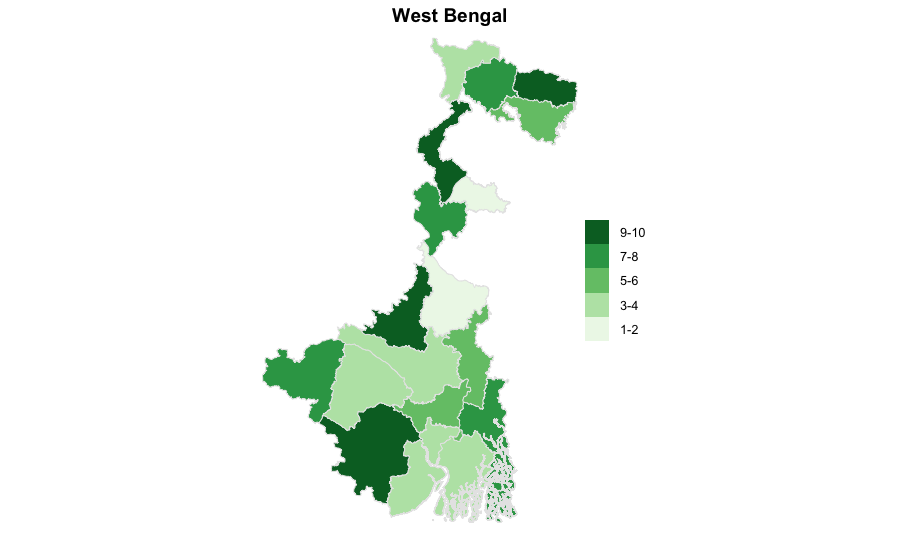

Reproduce this figure in R.
library(sp)
library(RColorBrewer)
ind2=readRDS("/Users/kartiksharma/Downloads/IND_adm2.rds")
wb2 = (ind2[ind2$NAME_1=="West Bengal",])
wb2$NAME_2 = as.factor(wb2$NAME_2)
wb2$fake.data = runif(length(wb2$NAME_1))
col_no = as.factor(as.numeric(cut(wb2$fake.data, c(0,0.2,0.4,0.6,0.8,1))))
levels(col_no) = c("1-2","3-4","5-6","7-8","9-10")
wb2$col_no = col_no
myPalette = brewer.pal(5,"Greens")
spplot(wb2, "col_no", col=grey(.9), col.regions=myPalette,par.settings = list(axis.line = list(col =  'transparent')), main="West Bengal")
